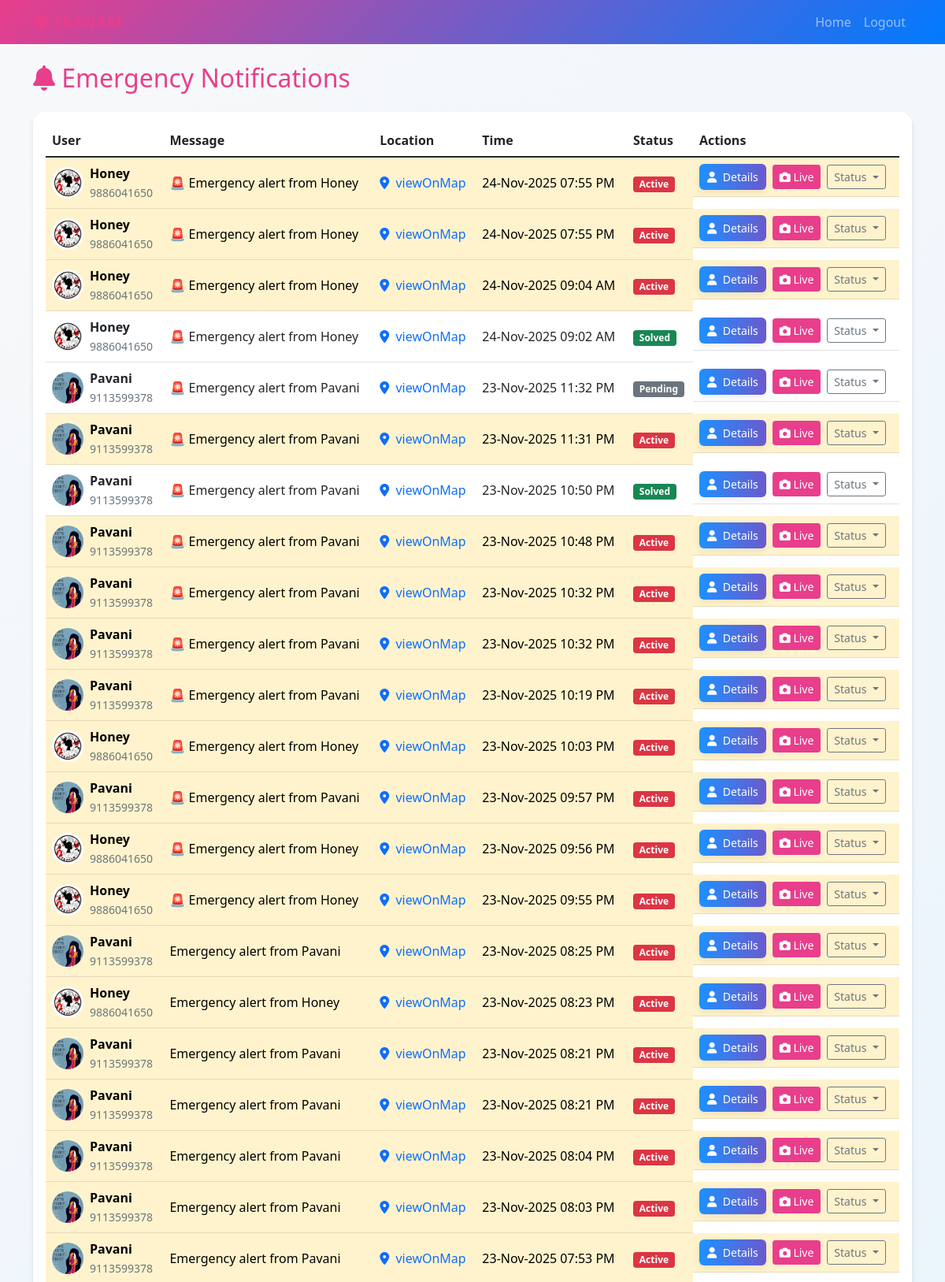
Screenshot of /admin/notifications (signed in, upper part) with the database file from the repository.
### models.py (models this page shows)
class Notification(db.Model):
    id = db.Column(db.Integer, primary_key=True)
    user_id = db.Column(db.Integer, db.ForeignKey('user.id'), nullable=False)
    message = db.Column(db.Text, nullable=False)
    location = db.Column(db.String(200))
    status = db.Column(db.String(20), default='active')
    created_at = db.Column(db.DateTime, default=datetime.utcnow)

class User(db.Model):
    id = db.Column(db.Integer, primary_key=True)
    name = db.Column(db.String(100), nullable=False)
    email = db.Column(db.String(100), unique=True, nullable=False)
    phone = db.Column(db.String(15), nullable=False)
    guardian_name = db.Column(db.String(100))
    guardian_email = db.Column(db.String(120))
    guardian_no = db.Column(db.String(15), nullable=False)
    address = db.Column(db.Text, nullable=False)
    gender = db.Column(db.String(10), nullable=False)
    profile_pic = db.Column(db.String(200))
    password = db.Column(db.String(200), nullable=False)
    created_at = db.Column(db.DateTime, default=datetime.utcnow)
    notifications = db.relationship('Notification', backref='user', lazy=True)
    videos = db.relationship('Video', backref='owner', lazy=True)
    last_active = db.Column(db.DateTime, default=datetime.utcnow)

### app.py (the view)
@app.route('/admin/notifications')
def admin_notifications():
    if 'admin_id' not in session or session['user_type'] != 'admin':
        return redirect(url_for('admin_login'))
    notifications = Notification.query.order_by(Notification.created_at.desc()).all()
    for n in notifications:
        n.ist_time = to_ist(n.created_at)
    return render_template('admin/notifications.html', notifications=notifications)

### app.py (called while the page is built)
@app.context_processor
def inject_user_data():
    current_user = None
    profile_image = url_for('static', filename='images/default-profile.png')
    if 'user_id' in session and session.get('user_type') == 'user':
        current_user = User.query.get(session['user_id'])
        if current_user and current_user.profile_pic:
            profile_image = url_for('static', filename=f'uploads/profile_pics/{current_user.profile_pic}')
    return dict(current_user=current_user, profile_image=profile_image)

def to_ist(utc_dt):
    if utc_dt is None:
        return None
    return utc_dt + timedelta(hours=5, minutes=30)

@app.before_request
def global_before_request():
    if 'user_id' in session and session.get('user_type') == 'user':
        user = User.query.get(session['user_id'])
        if user:
            user.last_active = datetime.utcnow()
            db.session.commit()
    allowed_routes = ['login', 'static', 'user_login']
    if request.endpoint not in allowed_routes and current_user.is_authenticated:
        system_flag = SystemSetting.get("force_logout")
        if system_flag == "yes":
            logout_user()
            SystemSetting.set("force_logout", "no")
            return redirect(url_for("user_login"))
    if request.endpoint not in ['login', 'static']:
        system_flag = SystemSetting.get("force_logout")
        if system_flag == "yes":
            session.clear()
            SystemSetting.set("force_logout", "no")
            return redirect(url_for("user_login"))

### models.py (called while the page is built)
    @staticmethod
    def get(key, default=None):
        s = SystemSetting.query.filter_by(key=key).first()
        return s.value if s else default

### templates/admin/notifications.html (shortened to what this page needs)
{% extends "admin/base.html" %}
{% block content %}
<div class="row">
    <div class="col-12">
        <h2 class="mb-4" style="color: var(--primary-pink);">
            <i class="fas fa-bell"></i> Emergency Notifications
        </h2>
    </div>
</div>
<div class="row">
    <div class="col-12">
        <div class="card">
            <div class="card-body">
                {% if notifications %}
                <div class="table-responsive">
                    <table class="table table-hover align-middle">
                        <thead>
                            <tr>
                                <th>User</th>
                                <th>Message</th>
                                <th>Location</th>
                                <th>Time</th>
                                <th>Status</th>
                                <th>Actions</th>
                            </tr>
                        </thead>
                        <tbody>
                            {% for n in notifications %}
                            <tr data-notif-id="{{ n.id }}" data-status="{{ n.status }}" class="{% if n.status == 'active' %}table-warning{% endif %}">
                                <td>
                                    <div class="d-flex align-items-center">
                                        {% if n.user.profile_pic %}
                                        <img src="{{ url_for('static', filename='uploads/profile_pics/' + n.user.profile_pic) }}"
                                             class="rounded-circle me-2" width="40" height="40" alt="Profile">
                                        {% else %}
                                        <img src="https://via.placeholder.com/40" class="rounded-circle me-2" alt="Profile">
                                        {% endif %}
                                        <div>
                                            <strong>{{ n.user.name }}</strong><br>
                                            <small class="text-muted">{{ n.user.phone }}</small>
                                        </div>
                                    </div>
                                </td>
                                <td style="max-width:320px; white-space:normal;">{{ n.message }}</td>
                                <td>
                                    {% if n.location and n.location != 'Unknown' %}
                                        <a href="javascript:void(0)" class="text-decoration-none fw-medium view-location" data-location="{{ n.location }}" title="View location">
                                            <i class="fas fa-map-marker-alt me-1"></i> viewOnMap
                                        </a>
                                    {% else %}
                                        <span class="text-muted">Unknown</span>
                                    {% endif %}
                                </td>
                                <td>{{ n.ist_time.strftime('%d-%b-%Y %I:%M %p') }}</td>
                                <td>
                                    <span class="badge notif-status-badge {% if n.status == 'pending' %}bg-secondary{% elif n.status == 'active' %}bg-danger{% elif n.status == 'solved' %}bg-success{% endif %}">
                                        {{ n.status }}
                                    </span>
                                </td>
                                <td class="d-flex gap-2 align-items-center">
                                    <a href="/admin/user/{{ n.user.id }}" class="btn btn-details btn-sm">
                                    <i class="fas fa-user me-1"></i> Details
                                    </a>
                                    <button class="btn btn-pink btn-sm"
                                            onclick="startLiveStream('{{ n.user.id }}','{{ n.user.name }}','{{ n.location }}')"
                                            data-bs-toggle="modal" data-bs-target="#liveStreamModal">
                                        <i class="fas fa-camera"></i> Live
                                    </button>
                                    <div class="dropdown">
                                      <button class="btn btn-outline-secondary btn-sm dropdown-toggle" type="button" id="statusDropdown{{ n.id }}" data-bs-toggle="dropdown" aria-expanded="false">
                                        Status
                                      </button>
                                    </div>
                                </td>
                            </tr>
                            {% endfor %}
                        </tbody>
                    </table>
                </div>
                {% else %}
                <div class="text-center py-4">
                    <i class="fas fa-bell-slash fa-3x text-muted mb-3"></i>
                    <h5>No Notifications</h5>
                    <p class="text-muted">No emergency notifications yet.</p>
                </div>
                {% endif %}
            </div>
        </div>
    </div>
</div>
<link rel="stylesheet" href="https://unpkg.com/leaflet@1.7.1/dist/leaflet.css" />
{% endblock %}

### static/css/style.css (style rules this page uses)
:root { --primary-pink: #e83e8c; --secondary-blue: #007bff; --light-pink: #f8f9fa; --dark-pink: #d81b60; --light-blue: #e3f2fd; }
body { background: linear-gradient(135deg, var(--light-pink) 0%, var(--light-blue) 100%); min-height: 100vh; font-family: 'Segoe UI', Tahoma, Geneva, Verdana, sans-serif; }
.btn-pink { background-color: var(--primary-pink); border-color: var(--primary-pink); color: white; }
.card { border: none; border-radius: 15px; box-shadow: 0 4px 6px rgba(0, 0, 0, 0.1); transition: transform 0.3s ease; }

### templates/admin/notifications.html (style rules this page uses)
.btn-details { background: linear-gradient(90deg,#1e90ff,#6a5acd); color: #fff; border: none; padding: 6px 10px; border-radius: 6px; box-shadow: 0 3px 8px rgba(0,0,0,0.08); }
.notif-status-badge { text-transform:capitalize; }

### rows the page displays
Notification: profile_pic (picture), user.name "Honey", user.phone "9886041650", message "🚨 Emergency alert from Honey", ist_time "24-Nov-2025 07:55 PM", status "Active"
Notification: profile_pic (picture), user.name "Honey", user.phone "9886041650", message "🚨 Emergency alert from Honey", ist_time "24-Nov-2025 07:55 PM", status "Active"
Notification: profile_pic (picture), user.name "Honey", user.phone "9886041650", message "🚨 Emergency alert from Honey", ist_time "24-Nov-2025 09:04 AM", status "Active"
Notification: profile_pic (picture), user.name "Honey", user.phone "9886041650", message "🚨 Emergency alert from Honey", ist_time "24-Nov-2025 09:02 AM", status "Solved"
Notification: profile_pic (picture), user.name "Pavani", user.phone "9113599378", message "🚨 Emergency alert from Pavani", ist_time "23-Nov-2025 11:32 PM", status "Pending"
Notification: profile_pic (picture), user.name "Pavani", user.phone "9113599378", message "🚨 Emergency alert from Pavani", ist_time "23-Nov-2025 11:31 PM", status "Active"
Notification: profile_pic (picture), user.name "Pavani", user.phone "9113599378", message "🚨 Emergency alert from Pavani", ist_time "23-Nov-2025 10:50 PM", status "Solved"
Notification: profile_pic (picture), user.name "Pavani", user.phone "9113599378", message "🚨 Emergency alert from Pavani", ist_time "23-Nov-2025 10:48 PM", status "Active"
Notification: profile_pic (picture), user.name "Pavani", user.phone "9113599378", message "🚨 Emergency alert from Pavani", ist_time "23-Nov-2025 10:32 PM", status "Active"
Notification: profile_pic (picture), user.name "Pavani", user.phone "9113599378", message "🚨 Emergency alert from Pavani", ist_time "23-Nov-2025 10:32 PM", status "Active"
Notification: profile_pic (picture), user.name "Pavani", user.phone "9113599378", message "🚨 Emergency alert from Pavani", ist_time "23-Nov-2025 10:19 PM", status "Active"
Notification: profile_pic (picture), user.name "Honey", user.phone "9886041650", message "🚨 Emergency alert from Honey", ist_time "23-Nov-2025 10:03 PM", status "Active"
Notification: profile_pic (picture), user.name "Pavani", user.phone "9113599378", message "🚨 Emergency alert from Pavani", ist_time "23-Nov-2025 09:57 PM", status "Active"
Notification: profile_pic (picture), user.name "Honey", user.phone "9886041650", message "🚨 Emergency alert from Honey", ist_time "23-Nov-2025 09:56 PM", status "Active"
Notification: profile_pic (picture), user.name "Honey", user.phone "9886041650", message "🚨 Emergency alert from Honey", ist_time "23-Nov-2025 09:55 PM", status "Active"
Notification: profile_pic (picture), user.name "Pavani", user.phone "9113599378", message "Emergency alert from Pavani", ist_time "23-Nov-2025 08:25 PM", status "Active"
Notification: profile_pic (picture), user.name "Honey", user.phone "9886041650", message "Emergency alert from Honey", ist_time "23-Nov-2025 08:23 PM", status "Active"
Notification: profile_pic (picture), user.name "Pavani", user.phone "9113599378", message "Emergency alert from Pavani", ist_time "23-Nov-2025 08:21 PM", status "Active"
Notification: profile_pic (picture), user.name "Pavani", user.phone "9113599378", message "Emergency alert from Pavani", ist_time "23-Nov-2025 08:21 PM", status "Active"
Notification: profile_pic (picture), user.name "Pavani", user.phone "9113599378", message "Emergency alert from Pavani", ist_time "23-Nov-2025 08:04 PM", status "Active"
Notification: profile_pic (picture), user.name "Pavani", user.phone "9113599378", message "Emergency alert from Pavani", ist_time "23-Nov-2025 08:03 PM", status "Active"
Notification: profile_pic (picture), user.name "Pavani", user.phone "9113599378", message "Emergency alert from Pavani", ist_time "23-Nov-2025 07:53 PM", status "Active"
